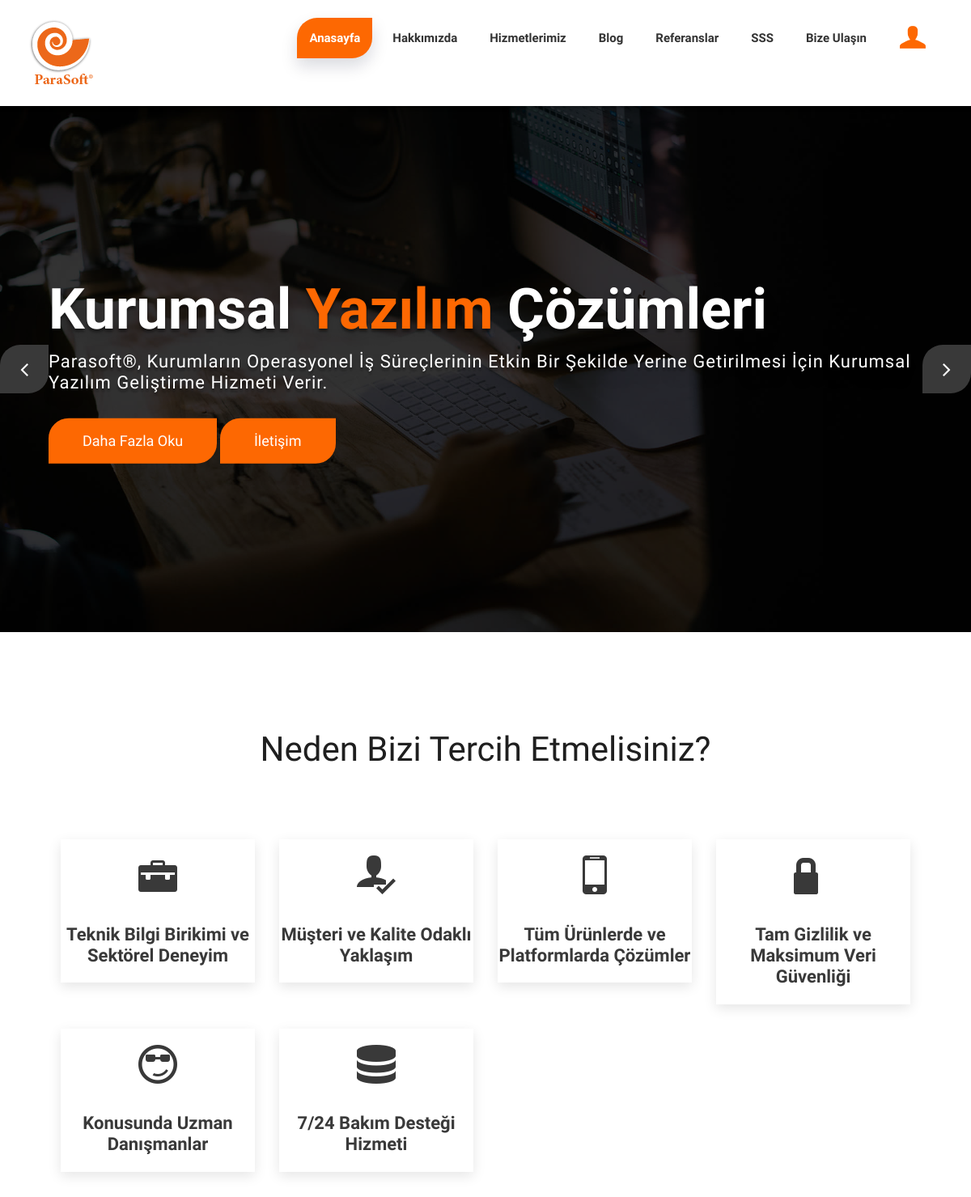
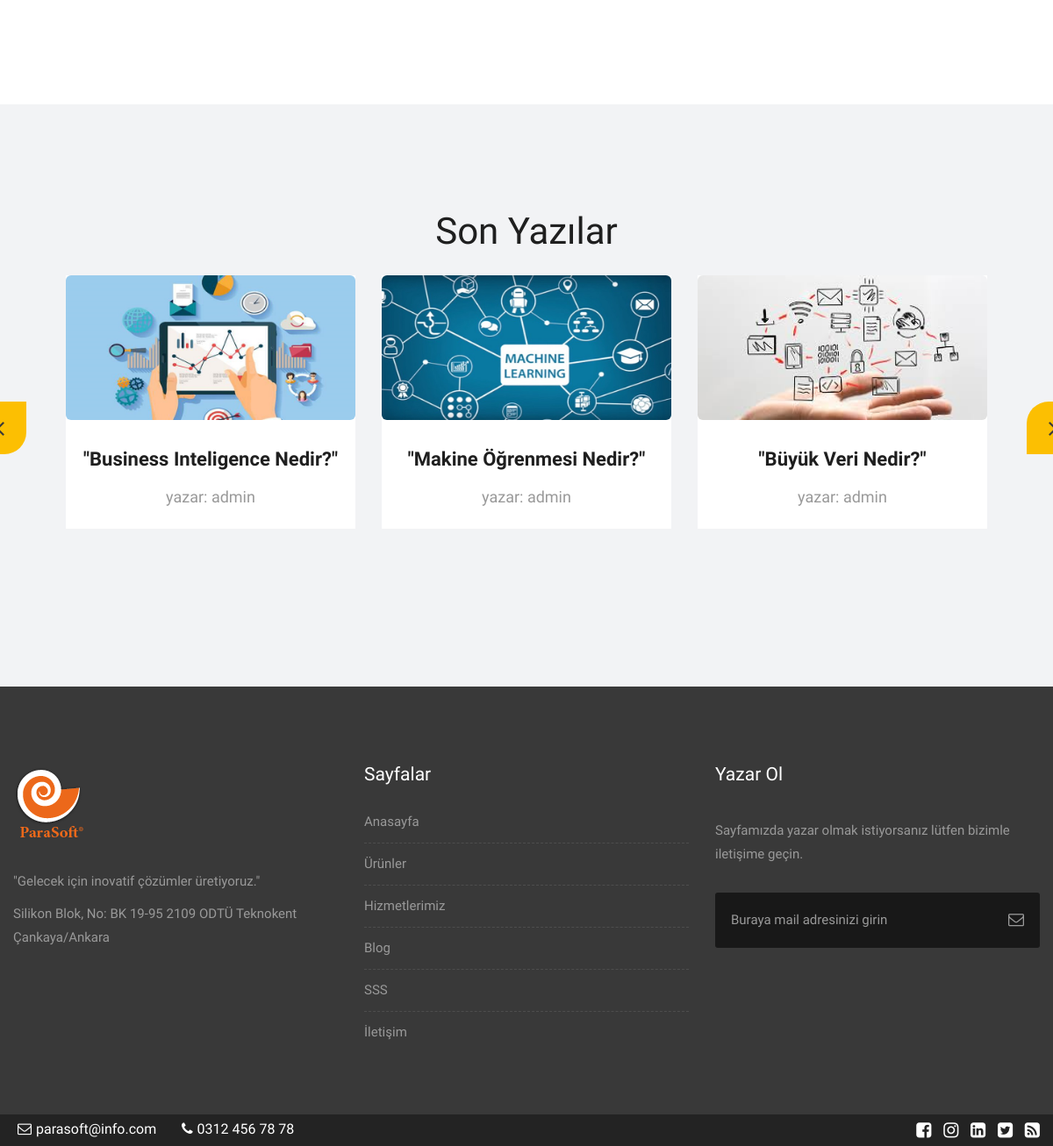
The page / on the database its author committed (2 pictures, top to bottom).
### blog/models.py (models this page shows)
class Post(models.Model):
    STATUS = (
        ('True', 'Evet'),
        ('False', 'Hayır'),
    )
    category = models.ForeignKey(Category, on_delete=models.CASCADE)
    title = models.CharField(max_length=30)
    keywords = models.CharField(max_length=255)
    description = models.CharField(max_length=255)
    image = models.ImageField(blank=True, upload_to='images')
    writer = models.CharField(max_length=30)
    content = RichTextUploadingField(blank=True)
    status = models.CharField(max_length=10, choices=STATUS)
    slug = models.SlugField(null=False, unique=True)
    parent = models.ForeignKey('self', blank=True, null=True, related_name='children', on_delete=models.CASCADE)
    create_at = models.DateTimeField(auto_now_add=True)
    update_at = models.DateTimeField(auto_now_add=True)
    def image_tag(self):
        return mark_safe('<img src="{}" height="50"/>'.format(self.image.url))
    image_tag.short_description = 'Image'

### home/models.py (models this page shows, shortened)
class Setting(models.Model):
    STATUS = (
        ('True', 'Evet'),
        ('False', 'Hayır'),
    )
    title = models.CharField(max_length=150)
    keywords = models.CharField(max_length =255)
    description = models.CharField(max_length=255)
    company = models.CharField(max_length=50)
    address = models.CharField(blank=True, max_length=150)
    address2 = models.CharField(blank=True, max_length=150)
    phone = models.CharField(blank=True, max_length=15)
    fax = models.CharField(blank=True, max_length=15)
    email = models.CharField(blank=True, max_length=50)
    smtpserver = models.CharField(blank=True, max_length=20)
    smtpemail = models.CharField(blank=True, max_length=20)
    smtppassword = models.CharField(max_length=10)
    smtpport = models.CharField(blank=True, max_length=10)
    icon = models.ImageField(blank=True, upload_to='images')
    facebook = models.CharField(blank=True, max_length=50)
    instagram = models.CharField(blank=True, max_length=50)
    twitter = models.CharField(blank=True, max_length=50)
    linkedin = models.CharField(blank=True, max_length=50)
    aboutus = RichTextUploadingField(blank=True)
    ourmission = RichTextUploadingField(blank=True)
    ourvision = RichTextUploadingField(blank=True)
    ourservice = RichTextUploadingField(blank=True)
    references = RichTextUploadingField(blank=True)
    status = models.CharField(max_length=10, choices=STATUS)
    create_at = models.DateTimeField(auto_now_add=True)
    update_at = models.DateTimeField(auto_now=True)

### home/views.py (the view)
# urls.py: path('', views.index, name='index'),
def index(request):
    setting = Setting.objects.get(pk=1)
    last_posts = Post.objects.all().order_by('-id')[:4]
    context = {'setting': setting,
               'page': 'home',
               'last_posts': last_posts}
    return render(request, 'index.html', context)

### home/templates/index.html (shortened to what this page needs)
{% extends "homebase.html" %}
{% block slider %}{% include "slider.html" %}{% endblock %}
{% block content %}{% include "content.html" %}{% endblock %}

### home/templates/blog-slider.html (shortened to what this page needs)
{% load static %}
<div id="services" class="parallax section lb" style="width: auto">
    <div class="container">
        <div class="section-title text-center">
            <h3>Son Yazılar</h3>
            <div class="owl-services owl-carousel owl-theme">
                {% for rs in last_posts %}
                    <div class="service-widget">
                        <div class="post-media wow fadeIn">
                            <a href="/blog/{{ rs.category.slug }}/{{ rs.id }}"><img src="{{ rs.image.url }}"  class="img-responsive img-rounded" alt="{{ rs.title }}"></a>
                        </div>
                        <div class="service-dit">
                            <a href="/blog/{{ rs.category.slug }}/{{ rs.id }}"><h3>{{ rs.title|safe }}</h3></a>
                            <p>yazar: {{ rs.writer|safe }}</p>
                        </div>
                    </div>
                {% endfor %}
            </div>
        </div>
    </div>
</div>

### home/templates/footer.html (shortened to what this page needs)
{% load static %}
<footer class="footer parallax" style="background-color: #393939">
    <div class="container-fluid">
        <div class="row">
            <div class="col-md-4 col-sm-4 col-xs-12">
                <div class="widget">
                    <div class="widget-title">
                        <img src="{% static "logo.png" %}" alt="" />
                    </div>
                    <p>"{{ setting.description|safe }}"</p>
                    <p> {{ setting.address|safe }} </p>
                </div>
            </div>
            <div class="col-md-4 col-sm-4 col-xs-12">
                <div class="widget clearfix">
                    <div class="widget-title">
                        <h3>Sayfalar</h3>
                    </div>
                    <ul class="footer-links hov">
                        <li><a href="/">Anasayfa </a></li>
                        <li><a href="/urunler">Ürünler </a></li>
                        <li><a href="/hizmetlerimiz">Hizmetlerimiz </a></li>
                        <li><a href="/blog">Blog </a></li>
                        <li><a href="/sss">SSS </a></li>
                        <li><a href="/iletisim">İletişim </a></li>
                    </ul>
                </div>
            </div>
            <div class="col-md-4 col-sm-4 col-xs-12">
                <div class="footer-distributed widget clearfix">
                    <div class="widget-title">
                        <h3>Yazar Ol</h3>
                        <p>Sayfamızda yazar olmak istiyorsanız lütfen bizimle iletişime geçin.</p>
                    </div>
                    <div class="footer-right">
                        <form method="get" action="#">
                            <input placeholder="Buraya mail adresinizi girin" name="submit">
                            <i class="fa fa-envelope-o"></i>
                        </form>
                    </div>
                </div>
            </div>
        </div>
    </div>
</footer>
<div class="top-bar" style="background-color:#232323">
    <div class="container-fluid">
        <div class="row">
            <div class="col-md-6 col-sm-6">
                <div class="left-top">
                    <div class="email-box">
                        <a href="mailto:{{ setting.email }}"><i class="fa fa-envelope-o" aria-hidden="true"></i>{{ setting.email }}</a>
                    </div>
                    <div class="phone-box">
                        <a href="tel:{{ setting.phone }}"><i class="fa fa-phone" aria-hidden="true"></i>{{ setting.phone}}</a>
                    </div>
                </div>
            </div>
            <div class="col-md-6 col-sm-6">
                <div class="right-top">
                    <div class="social-box">
                        <ul>
                            <li><a href="http://{{ setting.facebook }}"><i class="fa fa-facebook-square" aria-hidden="true"></i></a></li>
                            <li><a href="http://{{ setting.instagram }}"><i class="fa fa-instagram" aria-hidden="true"></i></a></li>
                            <li><a href="http://{{ setting.linkedin }}"><i class="fa fa-linkedin-square" aria-hidden="true"></i></a></li>
                            <li><a href="http://{{ setting.twitter }}"><i class="fa fa-twitter-square" aria-hidden="true"></i></a></li>
                            <li><a href="#"><i class="fa fa-rss-square" aria-hidden="true"></i></a></li>
                        </ul>
                    </div>
                </div>
            </div>
        </div>
    </div>
</div>

### home/static/style.css (style rules this page uses)
body { color: #999; font-size: 15px; font-family: 'Raleway', sans-serif; line-height: 1.80857; }
a { color: #1f1f1f; text-decoration: none !important; outline: none !important; -webkit-transition: all .3s ease-in-out; -moz-transition: all .3s ease-in-out; -ms-transition: all .3s ease-in-out; -o-transition: all .3s ease-in-out; transition: all .3s ease-in-out; }
h1, h2, h3, h4, h5, h6 { letter-spacing: 0; font-weight: normal; position: relative; padding: 0 0 10px 0; font-weight: normal; line-height: 120% !important; color: #1f1f1f; margin: 0 }
h3 { font-size: 18px }
a { color: #1f1f1f; text-decoration: none; outline: none; }
a, .btn { text-decoration: none !important; outline: none !important; -webkit-transition: all .3s ease-in-out; -moz-transition: all .3s ease-in-out; -ms-transition: all .3s ease-in-out; -o-transition: all .3s ease-in-out; transition: all .3s ease-in-out; }
ul, li, ol { margin: 0px; padding: 0px; list-style: none; }
.top-bar { background: #393939; }
.left-top { padding: 3px 0px; }
.email-box { display: inline-block; margin-right: 20px; }
.email-box a { color: #ffffff; font-size: 16px; }
.email-box a i { padding: 0px 5px; }
.phone-box { display: inline-block; }
.phone-box a { color: #ffffff; font-size: 16px; }
.phone-box a i { padding: 0px 5px; }
.social-box { float: right; }
.social-box ul li { display: inline-block; padding-left: 10px; }
.social-box ul li a { color: #ffffff; font-size: 20px; }
.parallax { background-attachment: fixed; background-size: cover; height: 100%; padding: 120px 0; position: relative; width: 100%; }
.section { display: block; position: relative; overflow: hidden; padding: 120px 0; }
.section.lb { background-color: #f2f3f5; }
.section-title { display: block; position: relative; margin-bottom: 60px; }
.section-title p { color: #999; font-weight: 400; font-size: 18px; line-height: 33px; margin: 0; }
.section-title h3 { font-size: 42px; font-weight: 500; line-height: 62px; margin: 0 0 25px; padding: 0; text-transform: none; }
.service-widget { background: #ffffff; }
.section.lb .service-dit h3 { padding: 12px 0px; }
.service-dit { padding: 20px 15px; }
.service-widget h3 { font-size: 22px; color: #ffffff; padding: 20px 0 12px; margin: 0; font-weight: 600; }
.service-widget h3 a, .section.wb .service-widget h3, .section.lb .service-widget h3 { color: #1f1f1f; }
.service-widget p { margin-bottom: 0; padding-bottom: 0; }
.post-media { position: center; }
.post-media img { width: 100%; }
.footer { padding: 90px 0 80px !important; color: #999; background-color: #393939; }
.footer .widget-title { position: relative; display: block; margin-bottom: 30px; }
.footer .widget-title h3 { color: #fff; font-weight: 500; font-size: 21px; padding: 0; margin: 0; line-height: 1 !important; }
.footer-links { list-style: none; padding: 0; }
.footer-links a { color: #999; display: block; }
.footer-links li { margin-bottom: 10px; display: block; width: 100%; border-bottom: 1px dashed rgba(255, 255, 255, 0.1); padding-bottom: 10px; }
.footer-links li:last-child { margin-bottom: 0; padding-bottom: 0; border: 0; }
.footer-distributed .footer-right { float: none; }
.footer-distributed .widget-title p { padding-top: 40px; }
.footer-distributed form { position: relative; }
.footer-distributed form input { display: block; border-radius: 3px; box-sizing: border-box; background-color: #181818; border: none; font: inherit; font-size: 15px; font-weight: normal; color: #999; width: 100%; padding: 18px 50px 18px 18px; }
.footer-distributed form i { width: 18px; height: 18px; position: absolute; top: 16px; right: 18px; color: #999; font-size: 18px; margin-top: 6px; }
:root { --pricingTable-yellow: #fd6802; --pricingTable-purple: #fd6802; --pricingTable-blue: #fd6802; }

### home/static/css/responsive.css (style rules this page uses)
@media (max-width: 1200px) { .container-fluid { width: 100%; padding: 0 15px; } }
@media (max-width: 1200px) { .container { width: 90%; } }

### rows shown on the page
Post: image (picture), title "\"Business Inteligence Nedir?\"", writer "admin"
Post: image (picture), title "\"Makine Öğrenmesi Nedir?\"", writer "admin"
Post: image (picture), title "\"Büyük Veri Nedir?\"", writer "admin"
Setting: description "Gelecek için inovatif çözümler üretiyoruz.", address "Silikon Blok, No: BK 19-95 2109 ODTÜ Teknokent Çankaya/Ankara", email "parasoft@info.com", phone "0312 456 78 78"
